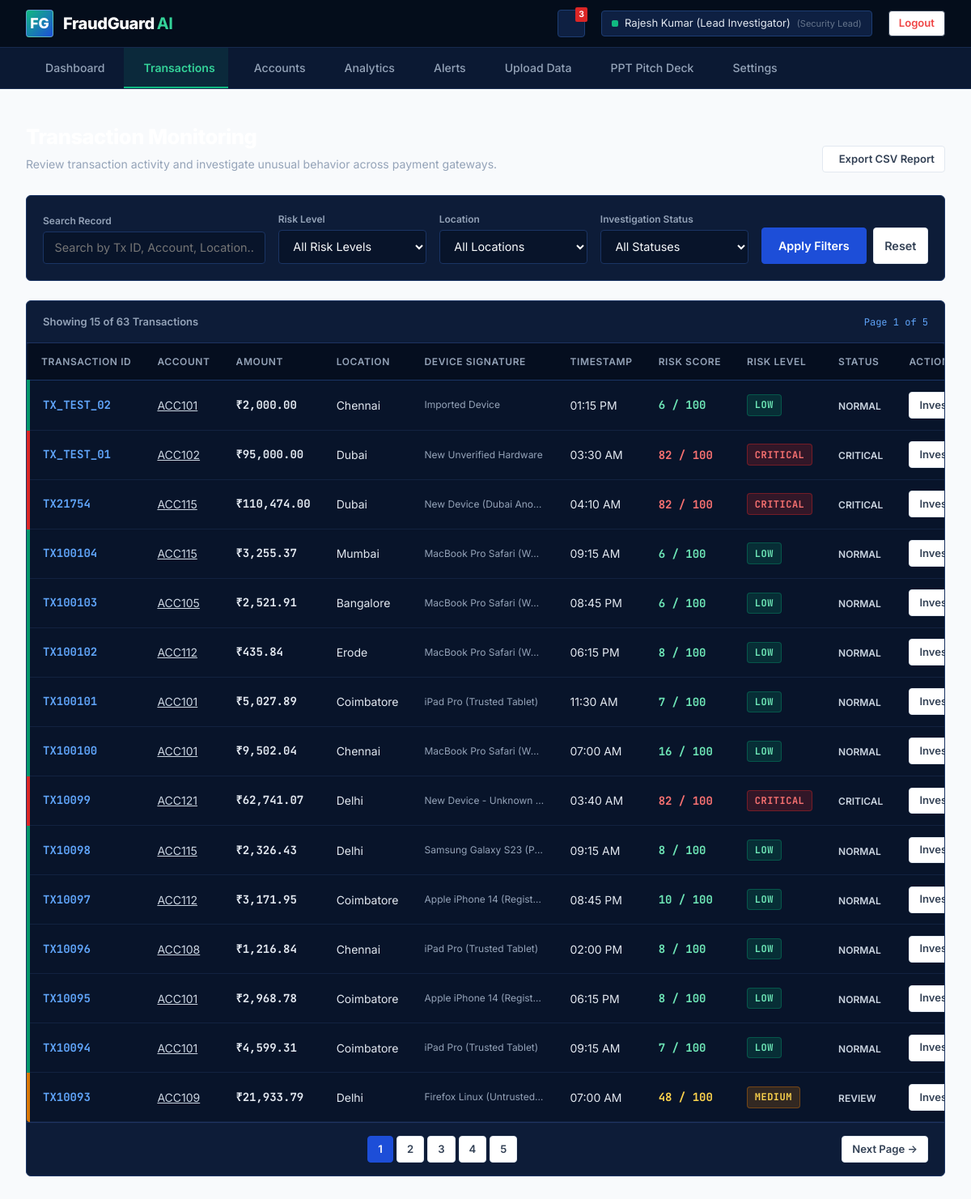
Screenshot of /transactions (signed in) with the database file from the repository.
### tables this page shows
CREATE TABLE transactions (
            id INTEGER PRIMARY KEY AUTOINCREMENT,
            transaction_id TEXT UNIQUE NOT NULL,
            account_id TEXT NOT NULL,
            recipient_account_id TEXT,
            amount REAL NOT NULL,
            avg_amount REAL NOT NULL,
            location TEXT NOT NULL,
            time_str TEXT NOT NULL,
            device TEXT NOT NULL,
            new_device INTEGER DEFAULT 0,
            transactions_10min INTEGER DEFAULT 1,
            rule_score INTEGER DEFAULT 0,
            ml_score INTEGER DEFAULT 0,
            risk_score INTEGER DEFAULT 0,
            risk_level TEXT DEFAULT 'LOW',
            status TEXT DEFAULT 'NORMAL',
            flagged_reasons TEXT DEFAULT '[]',
            created_at TIMESTAMP DEFAULT CURRENT_TIMESTAMP
        );

### app.py (the view)
@app.route('/transactions')
@login_required
def transactions_view():
    risk_filter = request.args.get('risk', 'ALL')
    location_filter = request.args.get('location', 'ALL')
    status_filter = request.args.get('status', 'ALL')
    search_query = request.args.get('search', '')
    page = int(request.args.get('page', 1))
    per_page = 15
    offset = (page - 1) * per_page
    tx_list, total_count = get_all_transactions(
        limit=per_page,
        offset=offset,
        filter_risk=risk_filter,
        filter_location=location_filter,
        filter_status=status_filter,
        search=search_query
    )
    total_pages = max(1, (total_count + per_page - 1) // per_page)
    return render_template(
        'transactions.html',
        transactions=tx_list,
        total_count=total_count,
        page=page,
        total_pages=total_pages,
        risk_filter=risk_filter,
        location_filter=location_filter,
        status_filter=status_filter,
        search_query=search_query
    )

### app.py (called while the page is built)
def login_required(f):
    @wraps(f)
    def decorated_function(*args, **kwargs):
        if 'user_id' not in session:
            if request.is_json or request.path.startswith('/api/'):
                return jsonify({'success': False, 'message': 'Authentication required. Please log in.'}), 401
            return redirect(url_for('login_view', next=request.url))
        return f(*args, **kwargs)
    return decorated_function

### database.py (called while the page is built)
def get_db_connection():
    os.makedirs(os.path.dirname(DB_PATH), exist_ok=True)
    conn = sqlite3.connect(DB_PATH, timeout=30.0)
    conn.row_factory = sqlite3.Row
    return conn

### templates/transactions.html (shortened to what this page needs)
{% extends "base.html" %}
{% block content %}
<div class="app-main-content">
    <div style="margin-bottom: 1.75rem; display: flex; justify-content: space-between; align-items: flex-end;">
        <div>
            <h1 style="font-size: 1.6rem; font-weight: 800; color: #FFFFFF; letter-spacing: -0.02em;">
            </h1>
            <p style="font-size: 0.88rem; color: #94A3B8; margin-top: 0.2rem;">
                Review transaction activity and investigate unusual behavior across payment gateways.
            </p>
        </div>
        <div style="display: flex; gap: 0.75rem;">
            <a href="{{ url_for('api_export_report') }}" class="btn btn-secondary btn-sm" download>
                 Export CSV Report
            </a>
        </div>
    </div>
    <div class="panel-card" style="margin-bottom: 1.5rem; padding: 1.25rem;">
        <form method="GET" action="{{ url_for('transactions_view') }}" style="display: grid; grid-template-columns: 1.5fr 1fr 1fr 1fr auto; gap: 1rem; align-items: flex-end;">
            <div>
                <label class="form-label" style="font-size: 12px; color: #94A3B8; margin-bottom: 4px;">Search Record</label>
                <input
                    type="text"
                    name="search"
                    class="form-input"
                    placeholder="Search by Tx ID, Account, Location..."
                    value="{{ search_query }}"
                >
            </div>
            <div>
                <label class="form-label" style="font-size: 12px; color: #94A3B8; margin-bottom: 4px;">Risk Level</label>
                <select name="risk" class="form-select">
                    <option value="ALL" {% if risk_filter == 'ALL' %}selected{% endif %}>All Risk Levels</option>
                </select>
            </div>
            <div>
                <label class="form-label" style="font-size: 12px; color: #94A3B8; margin-bottom: 4px;">Location</label>
                <select name="location" class="form-select">
                    <option value="ALL" {% if location_filter == 'ALL' %}selected{% endif %}>All Locations</option>
                </select>
            </div>
            <div>
                <label class="form-label" style="font-size: 12px; color: #94A3B8; margin-bottom: 4px;">Investigation Status</label>
                <select name="status" class="form-select">
                    <option value="ALL" {% if status_filter == 'ALL' %}selected{% endif %}>All Statuses</option>
                </select>
            </div>
            <div style="display: flex; gap: 0.5rem;">
                <button type="submit" class="btn btn-primary" style="padding: 0.65rem 1.25rem;">
                    Apply Filters
                </button>
                <a href="{{ url_for('transactions_view') }}" class="btn btn-secondary" style="padding: 0.65rem 0.85rem;" title="Reset Filters">
                    Reset
                </a>
            </div>
        </form>
    </div>
    <div class="panel-card" style="padding: 0;">
        <div style="padding: 1rem 1.25rem; border-bottom: 1px solid #1E3360; display: flex; justify-content: space-between; align-items: center;">
            <span style="font-size: 13px; color: #94A3B8; font-weight: 600;">
                Showing {{ transactions|length }} of {{ total_count }} Transactions
            </span>
            <span class="mono" style="font-size: 12px; color: #60A5FA;">
                Page {{ page }} of {{ total_pages }}
            </span>
        </div>
        <div class="table-responsive-container" style="border: none;">
            <table class="fraud-table">
                <thead>
                    <tr>
                        <th>Transaction ID</th>
                        <th>Account</th>
                        <th>Amount</th>
                        <th>Location</th>
                        <th>Device Signature</th>
                        <th>Timestamp</th>
                        <th>Risk Score</th>
                        <th>Risk Level</th>
                        <th>Status</th>
                        <th>Action</th>
                    </tr>
                </thead>
                <tbody>
                    {% for tx in transactions %}
                    <tr class="risk-{{ tx.risk_level.lower() }}">
                        <td style="font-weight: 700; font-family: 'JetBrains Mono', monospace; color: #60A5FA;">
                            {{ tx.transaction_id }}
                        </td>
                        <td>
                            <a href="{{ url_for('account_details_view', account_id=tx.account_id) }}" style="color: #CBD5E1; text-decoration: underline;">
                                {{ tx.account_id }}
                            </a>
                        </td>
                        <td style="font-weight: 700; font-family: 'JetBrains Mono', monospace;">
                            ₹{{ "{:,.2f}".format(tx.amount) }}
                        </td>
                        <td>{{ tx.location }}</td>
                        <td style="font-size: 12px; color: #94A3B8; max-width: 180px; overflow: hidden; text-overflow: ellipsis;">
                            {{ tx.device }}
                        </td>
                        <td>{{ tx.time_str }}</td>
                        <td>
                            <span class="mono" style="font-weight: 700; color: {% if tx.risk_score >= 81 %}#F87171{% elif tx.risk_score >= 61 %}#FB923C{% elif tx.risk_score >= 31 %}#FCD34D{% else %}#6EE7B7{% endif %};">
                                {{ tx.risk_score }} / 100
                            </span>
                        </td>
                        <td>
                            <span class="risk-tag {{ tx.risk_level.lower() }}">{{ tx.risk_level }}</span>
                        </td>
                        <td>
                            <span style="font-size: 12px; font-weight: 600; color: #CBD5E1;">{{ tx.status }}</span>
                        </td>
                        <td>
                            <a href="{{ url_for('transaction_details_view', tx_id=tx.transaction_id) }}" class="btn btn-secondary btn-sm">
                                Investigate &rarr;
                            </a>
                        </td>
                    </tr>
                    {% else %}
                    <tr>
                        <td colspan="10" style="text-align: center; padding: 2rem; color: #94A3B8;">
                            No transactions found matching the applied filter criteria.
                        </td>
                    </tr>
                    {% endfor %}
                </tbody>
            </table>
        </div>
        {% if total_pages > 1 %}
        <div style="padding: 1rem 1.25rem; border-top: 1px solid #1E3360; display: flex; justify-content: space-between; align-items: center;">
            <div style="display: flex; gap: 4px;">
                {% for p in range(1, total_pages + 1) %}
                <a href="{{ url_for('transactions_view', page=p, risk=risk_filter, location=location_filter, status=status_filter, search=search_query) }}" class="btn btn-sm {% if p == page %}btn-primary{% else %}btn-secondary{% endif %}" style="min-width: 32px;">
                    {{ p }}
                </a>
                {% endfor %}
            </div>
            <div>
                {% if page < total_pages %}
                <a href="{{ url_for('transactions_view', page=page+1, risk=risk_filter, location=location_filter, status=status_filter, search=search_query) }}" class="btn btn-secondary btn-sm">
                    Next Page &rarr;
                </a>
                {% endif %}
            </div>
        </div>
        {% endif %}
    </div>
</div>
{% endblock %}

### templates/base.html (shortened to what this page needs)
<!DOCTYPE html>
<html lang="en">
<head>
    <link rel="stylesheet" href="https://cdn.jsdelivr.net/npm/lucide-static@0.321.0/font/lucide.min.css">
    <link rel="stylesheet" href="{{ url_for('static', filename='css/style.css') }}">
</head>
<body class="{% if session.get('user_id') %}dark-mode{% endif %}">
    {% if not session.get('user_id') %}
    <header class="public-navbar">
        <div class="brand-container">
            <div class="brand-shield">FG</div>
            <div class="brand-title">FraudGuard<span>AI</span></div>
        </div>
        <ul class="public-nav-links">
            <li><a href="{{ url_for('landing_page') }}" class="{% if request.path == '/' %}active{% endif %}">Home</a></li>
            <li><a href="#how-it-works">How It Works</a></li>
            <li><a href="#features">Features</a></li>
            <li><a href="#analytics-preview">Analytics</a></li>
            <li><a href="#security-arch">Security</a></li>
        </ul>
        <div style="display: flex; align-items: center; gap: 1rem;">
            <a href="{{ url_for('login_view') }}" class="btn btn-primary btn-sm">Login to Console</a>
        </div>
    </header>
    {% else %}
    <header class="admin-header">
        <div class="brand-container">
            <a href="{{ url_for('dashboard_view') }}" style="display: flex; align-items: center; gap: 0.75rem;">
                <div class="brand-shield">FG</div>
                <div class="brand-title">FraudGuard<span>AI</span></div>
            </a>
        </div>
        <div class="user-badge-container">
            <a href="{{ url_for('alerts_view') }}" class="notif-bell-btn" title="Pending Security Alerts">
                <span class="notif-badge-count" id="headerAlertCount">3</span>
            </a>
            <div class="admin-user-pill">
                <span style="display: inline-block; width: 8px; height: 8px; background: #10B981; border-radius: 2px;"></span>
                <span>{{ session.get('user_name', 'Administrator') }}</span>
                <span style="color: #64748B; font-size: 11px;">(Security Lead)</span>
            </div>
            <a href="{{ url_for('logout_view') }}" class="btn btn-secondary btn-sm" style="color: #EF4444; border-color: #334155;">Logout</a>
        </div>
    </header>
    <nav class="admin-nav-bar">
        <a href="{{ url_for('dashboard_view') }}" class="admin-nav-link {% if request.path == '/dashboard' %}active{% endif %}">
             Dashboard
        </a>
        <a href="{{ url_for('transactions_view') }}" class="admin-nav-link {% if request.path.startswith('/transactions') %}active{% endif %}">
             Transactions
        </a>
        <a href="{{ url_for('accounts_view') }}" class="admin-nav-link {% if request.path.startswith('/accounts') %}active{% endif %}">
             Accounts
        </a>
        <a href="{{ url_for('analytics_view') }}" class="admin-nav-link {% if request.path == '/analytics' %}active{% endif %}">
             Analytics
        </a>
        <a href="{{ url_for('alerts_view') }}" class="admin-nav-link {% if request.path == '/alerts' %}active{% endif %}">
             Alerts
        </a>
        <a href="{{ url_for('upload_view') }}" class="admin-nav-link {% if request.path == '/upload' %}active{% endif %}">
             Upload Data
        </a>
        <a href="{{ url_for('presentation_view') }}" class="admin-nav-link {% if request.path == '/presentation' %}active{% endif %}">
             PPT Pitch Deck
        </a>
        <a href="{{ url_for('settings_view') }}" class="admin-nav-link {% if request.path == '/settings' %}active{% endif %}">
             Settings
        </a>
    </nav>
    {% endif %}
    <main>
        {% block content %}{% endblock %}
    </main>
</body>
</html>

### rows the page displays
transactions: transaction_id "TX_TEST_02", account_id "ACC101", amount "2,000.00", location "Chennai", device "Imported Device", time_str "01:15 PM", risk_score "6", risk_level "LOW", status "NORMAL"
transactions: transaction_id "TX_TEST_01", account_id "ACC102", amount "95,000.00", location "Dubai", device "New Unverified Hardware", time_str "03:30 AM", risk_score "82", risk_level "CRITICAL", status "CRITICAL"
transactions: transaction_id "TX21754", account_id "ACC115", amount "110,474.00", location "Dubai", device "New Device (Dubai Ano…", time_str "04:10 AM", risk_score "82", risk_level "CRITICAL", status "CRITICAL"
transactions: transaction_id "TX100104", account_id "ACC115", amount "3,255.37", location "Mumbai", device "MacBook Pro Safari (W…", time_str "09:15 AM", risk_score "6", risk_level "LOW", status "NORMAL"
transactions: transaction_id "TX100103", account_id "ACC105", amount "2,521.91", location "Bangalore", device "MacBook Pro Safari (W…", time_str "08:45 PM", risk_score "6", risk_level "LOW", status "NORMAL"
transactions: transaction_id "TX100102", account_id "ACC112", amount "435.84", location "Erode", device "MacBook Pro Safari (W…", time_str "06:15 PM", risk_score "8", risk_level "LOW", status "NORMAL"
transactions: transaction_id "TX100101", account_id "ACC101", amount "5,027.89", location "Coimbatore", device "iPad Pro (Trusted Tablet)", time_str "11:30 AM", risk_score "7", risk_level "LOW", status "NORMAL"
transactions: transaction_id "TX100100", account_id "ACC101", amount "9,502.04", location "Chennai", device "MacBook Pro Safari (W…", time_str "07:00 AM", risk_score "16", risk_level "LOW", status "NORMAL"
transactions: transaction_id "TX10099", account_id "ACC121", amount "62,741.07", location "Delhi", device "New Device - Unknown…", time_str "03:40 AM", risk_score "82", risk_level "CRITICAL", status "CRITICAL"
transactions: transaction_id "TX10098", account_id "ACC115", amount "2,326.43", location "Delhi", device "Samsung Galaxy S23 (P…", time_str "09:15 AM", risk_score "8", risk_level "LOW", status "NORMAL"
transactions: transaction_id "TX10097", account_id "ACC112", amount "3,171.95", location "Coimbatore", device "Apple iPhone 14 (Regist…", time_str "08:45 PM", risk_score "10", risk_level "LOW", status "NORMAL"
transactions: transaction_id "TX10096", account_id "ACC108", amount "1,216.84", location "Chennai", device "iPad Pro (Trusted Tablet)", time_str "02:00 PM", risk_score "8", risk_level "LOW", status "NORMAL"
transactions: transaction_id "TX10095", account_id "ACC101", amount "2,968.78", location "Coimbatore", device "Apple iPhone 14 (Regist…", time_str "06:15 PM", risk_score "8", risk_level "LOW", status "NORMAL"
transactions: transaction_id "TX10094", account_id "ACC101", amount "4,599.31", location "Coimbatore", device "iPad Pro (Trusted Tablet)", time_str "09:15 AM", risk_score "7", risk_level "LOW", status "NORMAL"
transactions: transaction_id "TX10093", account_id "ACC109", amount "21,933.79", location "Delhi", device "Firefox Linux (Untrusted…", time_str "07:00 AM", risk_score "48", risk_level "MEDIUM", status "REVIEW"

### other values shown
{{ session.get('user_name', 'Administrator') }} "Rajesh Kumar (Lead Investigator)"
{{ transactions|length }} "15"
{{ total_count }} "63"
{{ page }} "1"
{{ total_pages }} "5"
{{ p }} "1" "2" "3" "4" "5"
